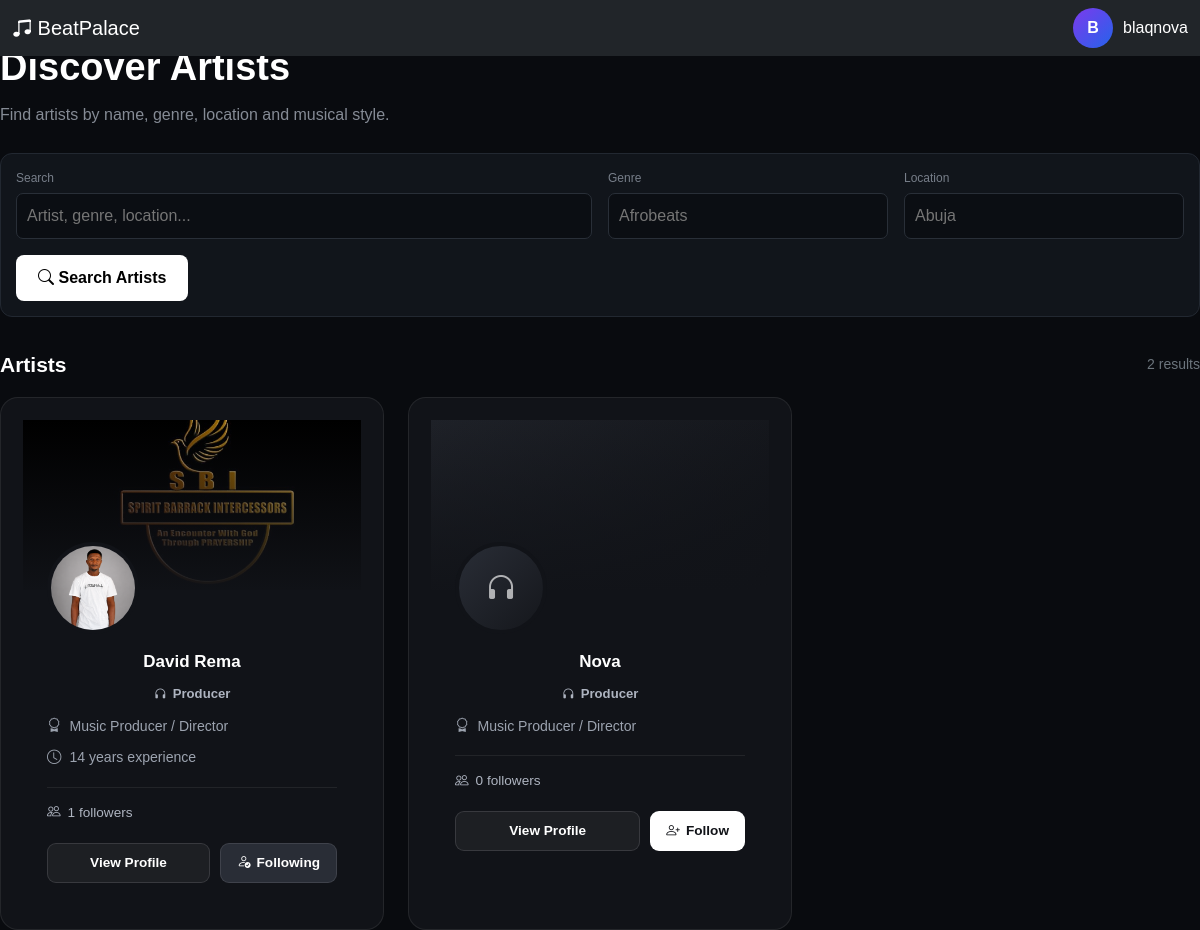
Screenshot of /discover/producers/ (signed in) with the database file from the repository.
### accounts/models.py (models this page shows, shortened)
class User(AbstractUser):
    ROLE_CHOICES = (
        ("producer", "Producer"),
        ("artist", "Artist"),
    )
    email = models.EmailField(unique=True)
    role = models.CharField(
        max_length=20,
        choices=ROLE_CHOICES
    )
    avatar = models.ImageField(
        upload_to="avatars/",
        blank=True,
        null=True
    )
    verified = models.BooleanField(default=False)
    created_at = models.DateTimeField(auto_now_add=True)

### producers/models.py (models this page shows, shortened)
class ProducerProfile(models.Model):
    user = models.OneToOneField(
        settings.AUTH_USER_MODEL,
        on_delete=models.CASCADE,
        related_name="producer_profile",
    )
    full_name = models.CharField(max_length=150, blank=True, default="")
    professional_title = models.CharField(
        max_length=150, default="Music Producer / Director"
    )
    profile_image = models.ImageField(
        upload_to="producers/profile/", blank=True, null=True
    )
    cover_image = models.ImageField(
        upload_to="producer/covers/",
        blank=True,
        null=True
    )
    bio = models.TextField(blank=True, null=True)
    start_year = models.PositiveIntegerField(blank=True, null=True)
    end_year = models.PositiveIntegerField(blank=True, null=True)
    phone = models.CharField(max_length=30, blank=True)
    email = models.EmailField(blank=True)
    instagram = models.CharField(max_length=100, blank=True)
    website = models.URLField(blank=True)
    skill_description = models.TextField(
        blank=True,
        help_text="Example: Music Composition, Audio Production & Sound Design",
    )
    software = models.TextField(
        blank=True, help_text="Example: Ableton Live, Cubase, Adobe Premiere, Logic Pro"
    )
    education = models.TextField(blank=True)
    date_of_birth = models.DateField(blank=True, null=True)
    marital_status = models.CharField(max_length=50, blank=True)
    is_published = models.BooleanField(default=True)
    created_at = models.DateTimeField(auto_now_add=True)
    updated_at = models.DateTimeField(auto_now=True)
    @property
    def experience_years(self):
        if not self.start_year:
            return 0
        end_year = self.end_year
        if not end_year:
            from django.utils import timezone
            end_year = timezone.now().year
        return end_year - self.start_year

### discovery/views.py (the view, shortened to what this page needs)
def discover_producers(request):
    query = request.GET.get("q", "").strip()
    role = request.GET.get("role", "").strip()
    genre = request.GET.get("genre", "").strip()
    users = (
        User.objects
        .exclude(id=request.user.id)
        .filter(
            role__in=["producer"]
        )
        .select_related(
            "artist_profile",
        )
    )
    if role in ["producer"]:
        users = users.filter(
            role=role
        )
    if genre:
        users = users.filter(
            artist_profile__genre__icontains=genre
        )
    users = users.distinct()
    following_ids = set(
        Follow.objects
        .filter(
            follower=request.user
        )
        .values_list(
            "following_id",
            flat=True
        )
    )
    context = {
        "users": users,
        "query": query,
        "role": role,
        "genre": genre,
        "following_ids": following_ids,
    }
    return render(
        request,
        "discovery/producers.html",
        context
    )

### templates/discovery/producers.html (shortened to what this page needs)
{% extends "base.html" %}
{% block content %}
<div class="discover-hero">
    <h1>
        Discover Artists
    </h1>
    <p>
        Find artists by name, genre, location and
        musical style.
    </p>
    <form
        method="GET"
        class="filters"
    >
        <div class="row g-3 align-items-end">
            <div class="col-lg-6">
                <label>
                    Search
                </label>
                <input
                    type="text"
                    name="q"
                    value="{{ query }}"
                    placeholder="Artist, genre, location..."
                >
            </div>
            <div class="col-lg-3">
                <label>
                    Genre
                </label>
                <input
                    type="text"
                    name="genre"
                    value="{{ genre }}"
                    placeholder="Afrobeats"
                >
            </div>
            <div class="col-lg-3">
                <label>
                    Location
                </label>
                <input
                    type="text"
                    name="location"
                    value="{{ location }}"
                    placeholder="Abuja"
                >
            </div>
            <div class="col-12">
                <button
                    type="submit"
                    class="search-btn"
                >
                    <i class="bi bi-search"></i>
                    Search Artists
                </button>
            </div>
        </div>
    </form>
</div>
<div class="section-header">
    <h2>
        Artists
    </h2>
    <span class="text-secondary small">
        {{ users|length }} results
    </span>
</div>
<div class="row g-4">
    {% for user in users %}
        <div class="col-md-6 col-lg-4">
            <div class="discover-card">
                <div class="discover-cover">
                    {% if user.role == "artist" %}
                        {% if user.artist_profile.cover_image %}
                            <img
                                src="{{ user.artist_profile.cover_image.url }}"
                                alt="{{ user.artist_profile.artist_name }}"
                            >
                        {% endif %}
                    {% elif user.role == "producer" %}
                        {% if user.producer_profile.cover_image %}
                            <img
                                src="{{ user.producer_profile.cover_image.url }}"
                                alt="{{ user.producer_profile.full_name }}"
                            >
                        {% endif %}
                    {% endif %}
                    <div class="discover-cover-overlay"></div>
                </div>
                <div class="discover-avatar-wrapper">
                    {% if user.role == "artist" %}
                        {% if user.artist_profile.avatar %}
                            <img
                                src="{{ user.artist_profile.avatar.url }}"
                                class="discover-avatar"
                                alt="{{ user.artist_profile.artist_name }}"
                            >
                        {% elif user.avatar %}
                            <img
                                src="{{ user.avatar.url }}"
                                class="discover-avatar"
                                alt="{{ user.username }}"
                            >
                        {% else %}
                            <div class="discover-avatar-placeholder">
                                <i class="bi bi-mic"></i>
                            </div>
                        {% endif %}
                    {% elif user.role == "producer" %}
                        {% if user.producer_profile.profile_image %}
                            <img
                                src="{{ user.producer_profile.profile_image.url }}"
                                class="discover-avatar"
                                alt="{{ user.producer_profile.full_name }}"
                            >
                        {% elif user.avatar %}
                            <img
                                src="{{ user.avatar.url }}"
                                class="discover-avatar"
                                alt="{{ user.username }}"
                            >
                        {% else %}
                            <div class="discover-avatar-placeholder">
                                <i class="bi bi-headphones"></i>
                            </div>
                        {% endif %}
                    {% endif %}
                </div>
                <div class="discover-content">
                    <h5 class="discover-name">
                        {% if user.role == "artist" %}
                            {{ user.artist_profile.artist_name|default:user.username }}
                        {% elif user.role == "producer" %}
                            {{ user.producer_profile.full_name|default:user.username }}
                        {% endif %}
                    </h5>
                    <div class="discover-role">
                        {% if user.role == "artist" %}
                            <i class="bi bi-mic"></i>
                            Artist
                        {% elif user.role == "producer" %}
                            <i class="bi bi-headphones"></i>
                            Producer
                        {% endif %}
                    </div>
                    {% if user.role == "producer" %}
                        {% if user.producer_profile.professional_title %}
                            <div class="discover-meta">
                                <i class="bi bi-award"></i>
                                {{ user.producer_profile.professional_title }}
                            </div>
                        {% endif %}
                        {% if user.producer_profile.experience_years %}
                            <div class="discover-meta">
                                <i class="bi bi-clock"></i>
                                {{ user.producer_profile.experience_years }}
                                years experience
                            </div>
                        {% endif %}
                    {% endif %}
                    <div class="discover-stats">
                        <i class="bi bi-people"></i>
                        {{ user.engagement_followers.count }}
                        followers
                    </div>
                    <div class="card-actions">
                        {% if user.role == "artist" %}
                            <a
                                href="{% url 'artists:public_artist_profile' user.username %}"
                                class="btn-profile"
                            >
                                View Profile
                            </a>
                        {% elif user.role == "producer" %}
                            <a
                                href="{% url 'artists:public_artist_profile' user.username %}"
                                class="btn-profile"
                            >
                                View Profile
                            </a>
                        {% endif %}
                        {% if user.id in following_ids %}
                            <form
                                method="POST"
                                action="{% url 'engagement:toggle_follow' user.id %}"
                            >
                                <button
                                    type="submit"
                                    class="btn-follow following"
                                >
                                    <i class="bi bi-person-check"></i>
                                    Following
                                </button>
                            </form>
                        {% else %}
                            <form
                                method="POST"
                                action="{% url 'engagement:toggle_follow' user.id %}"
                            >
                                <button
                                    type="submit"
                                    class="btn-follow"
                                >
                                    <i class="bi bi-person-plus"></i>
                                    Follow
                                </button>
                            </form>
                        {% endif %}
                    </div>
                </div>
            </div>
        </div>
    {% endfor %}
</div>
{% endblock %}

### templates/base.html (shortened to what this page needs)
{% load static %}
<!DOCTYPE html>
<html lang="en">
<head>
    <link
    href="https://cdn.jsdelivr.net/npm/bootstrap@5.3.3/dist/css/bootstrap.min.css"
    rel="stylesheet"
    >
    <link
    href="https://cdn.jsdelivr.net/npm/bootstrap-icons@1.11.3/font/bootstrap-icons.css"
    rel="stylesheet"
    >
    <link
     rel="stylesheet"
     href="{% static 'css/style.css' %}"
    >
</head>
<nav class="navbar fixed-top bg-dark" data-bs-theme="dark">
    <div class="container-fluid d-flex justify-content-between align-items-center">
        {% if user.role == "artist" %}
            <a
                class="navbar-brand"
                href="{% url 'artist_dashboard' %}"
            >
                <i class="bi bi-music-note-beamed"></i>
                BeatPalace
            </a>
        {% endif %}
        <div class="d-flex gap-2">
            <div class="user-profile">
                <div class="avatar">
                    {{ user.username|first|upper }}
                </div>
                <span>
                    {{ user.username }}
                </span>
            </div>
        </div>
    </div>
</nav>
{% block content %}
{% endblock %}
</body>
</html>

### static/css/style.css (style rules this page uses)
:root { --bg: #282854; --sidebar: #11111a; --card: #151520; --border: #262638; --text: #ffffff; --muted: #fff; --primary: #7c3aed; --secondary: #2563eb; }
* { box-sizing: border-box; }
.user-profile { display: flex; align-items: center; gap: 10px; }
.avatar { width: 40px; height: 40px; display: flex; justify-content: center; align-items: center; border-radius: 50%; background: linear-gradient( 135deg, var(--primary), var(--secondary) ); font-weight: bold; }
.discover-card { position: relative; overflow: hidden; background: #15151f; border: 1px solid #292936; border-radius: 18px; transition: 0.25s ease; }
.discover-cover { height: 150px; background: linear-gradient( 135deg, #201040, #10101a ); overflow: hidden; }
.discover-cover img { width: 100%; height: 100%; object-fit: cover; }
.discover-avatar { width: 90px; height: 90px; margin: -45px auto 0; position: relative; display: flex; align-items: center; justify-content: center; border-radius: 50%; border: 4px solid #15151f; background: linear-gradient( 135deg, #7c3aed, #ec4899 ); color: white; font-size: 32px; font-weight: 700; overflow: hidden; }
.discover-content { text-align: center; padding: 15px 20px 20px; }
.discover-role { display: inline-block; margin-top: 5px; color: #a78bfa; font-size: 13px; }
.section-header { display: flex; justify-content: space-between; align-items: center; margin-bottom: 20px; }

### rows the page displays
User: username|first "B", username "blaqnova"
User: producer_profile.cover_image (picture), producer_profile.profile_image (picture), producer_profile.full_name "David Rema", role "producer" (drawn), producer_profile.professional_title "Music Producer / Director", producer_profile.experience_years "14", engagement_followers.count "1", shows "Following"
User: role "producer" (drawn), producer_profile.full_name "Nova", producer_profile.professional_title "Music Producer / Director", engagement_followers.count "0", shows "Follow"

### other values shown
{{ users|length }} "2"
